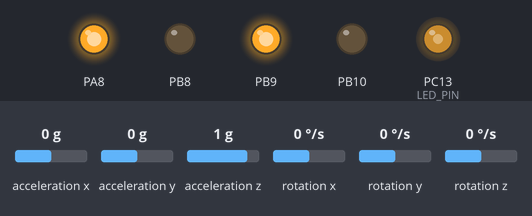
Recording of a sketch running on a simulated STM32 Blue Pill. Parts: output pins drawn as LEDs (lit = HIGH). The inputs (shaded band) are chosen by the test bench; at power-on: acceleration y 0 g, acceleration z 1 g, acceleration x 0 g, rotation x 0 °/s, rotation y 0 °/s, rotation z 0 °/s. What the sketch prints to the serial monitor is not drawn.

Above: at 1.7 s.
1.8 s: acceleration y set to -0.3 g
At 2.53 s:
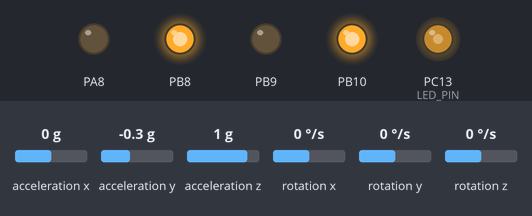
4.8 s: acceleration y set to 0.8 g
At 6.89 s:
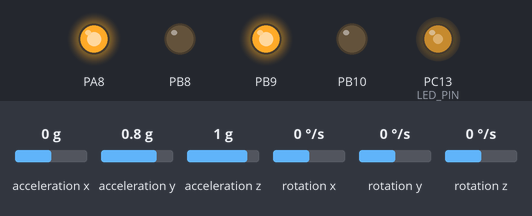
7.8 s: acceleration z set to -1.4 g
Timing chart, 0 to 16.8 s (numbered marks = the images above; inputs shaded):
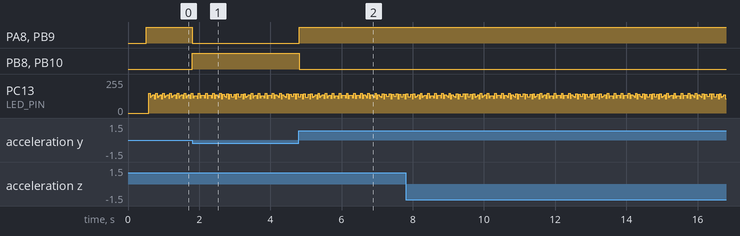

Measured:
- the behaviour switches between -0.1 and -0.2 g on acceleration y (found by bisection; images 0 and 1)
- after the input at 1.8 s, PA8, PB9: HIGH → LOW at once; PB8, PB10: LOW → HIGH at once
- after the input at 4.8 s, PA8, PB9: LOW → HIGH at once; PB8, PB10: HIGH → LOW at once

The sketch:

Balancing_1.ino
```cpp
#include "Wire.h"
//#include <SoftwareSerial.h>
//SoftwareSerial BT(PA9, PA10);

#include "I2Cdev.h"

#include "MPU6050_6Axis_MotionApps20.h"

MPU6050 mpu;

// Also note that yaw/pitch/roll angles suffer from gimbal lock (for
// more info, see: http://en.wikipedia.org/wiki/Gimbal_lock)
#define OUTPUT_READABLE_YAWPITCHROLL


#define LED_PIN PC13 // (Arduino is 13, Teensy is 11, Teensy++ is 6)
bool blinkState = false;

// MPU control/status vars
bool dmpReady = false;  // set true if DMP init was successful
uint8_t mpuIntStatus;   // holds actual interrupt status byte from MPU
uint8_t devStatus;      // return status after each device operation (0 = success, !0 = error)
uint16_t packetSize;    // expected DMP packet size (default is 42 bytes)
uint16_t fifoCount;     // count of all bytes currently in FIFO
uint8_t fifoBuffer[64]; // FIFO storage buffer

// orientation/motion vars
Quaternion q;           // [w, x, y, z]         quaternion container
VectorInt16 aa;         // [x, y, z]            accel sensor measurements
VectorInt16 aaReal;     // [x, y, z]            gravity-free accel sensor measurements
VectorInt16 aaWorld;    // [x, y, z]            world-frame accel sensor measurements
VectorFloat gravity;    // [x, y, z]            gravity vector
float euler[3];         // [psi, theta, phi]    Euler angle container
float ypr[3];           // [yaw, pitch, roll]   yaw/pitch/roll container and gravity vector

// packet structure for InvenSense teapot demo
uint8_t teapotPacket[14] = { '$', 0x02, 0,0, 0,0, 0,0, 0,0, 0x00, 0x00, '\r', '\n' };


// ================================================================
// ===               INTERRUPT DETECTION ROUTINE                ===
// ================================================================

volatile bool mpuInterrupt = false;     // indicates whether MPU interrupt pin has gone high
void dmpDataReady() {
    mpuInterrupt = true;
}


// ================================================================
// ===                      INITIAL SETUP                       ===
// ================================================================

void setup() {
    pinMode(PB9, OUTPUT);
    pinMode(PB8, OUTPUT);
    pinMode(PA8, OUTPUT);
    pinMode(PB10, OUTPUT);

    Wire.begin();

    Serial.begin(115200);
    //BT.begin(9600);
    while (!Serial);
    Serial.println(F("Initializing I2C devices..."));
    mpu.initialize();

    // verify connection
    Serial.println(F("Testing device connections..."));
    Serial.println(mpu.testConnection() ? F("MPU6050 connection successful") : F("MPU6050 connection failed"));

    // load and configure the DMP
    Serial.println(F("Initializing DMP..."));
    devStatus = mpu.dmpInitialize();

    // make sure it worked (returns 0 if so)
    if (devStatus == 0) {
        // turn on the DMP, now that it's ready
        Serial.println(F("Enabling DMP..."));
        mpu.setDMPEnabled(true);


        // set our DMP Ready flag so the main loop() function knows it's okay to use it
        Serial.println(F("DMP ready! Waiting for first interrupt..."));
        dmpReady = true;

        // get expected DMP packet size for later comparison
        packetSize = mpu.dmpGetFIFOPacketSize();
    } else {
        Serial.print(F("DMP Initialization failed (code "));
        Serial.print(devStatus);
        Serial.println(F(")"));
    }

    // configure LED for output
    pinMode(LED_PIN, OUTPUT);
}


// ================================================================
// ===                    MAIN PROGRAM LOOP                     ===
// ================================================================

void loop() {
    // if programming failed, don't try to do anything
    if (!dmpReady) return;

    // wait for MPU interrupt or extra packet(s) available


    // reset interrupt flag and get INT_STATUS byte
    mpuInterrupt = false;
    mpuIntStatus = mpu.getIntStatus();

    // get current FIFO count
    fifoCount = mpu.getFIFOCount();

    // check for overflow (this should never happen unless our code is too inefficient)
    if ((mpuIntStatus & 0x10) || fifoCount == 1024) {
        // reset so we can continue cleanly
        mpu.resetFIFO();
        Serial.println(F("FIFO overflow!"));

    // otherwise, check for DMP data ready interrupt (this should happen frequently)
    } else if (mpuIntStatus & 0x02) {
        // wait for correct available data length, should be a VERY short wait
        while (fifoCount < packetSize) fifoCount = mpu.getFIFOCount();

        // read a packet from FIFO
        mpu.getFIFOBytes(fifoBuffer, packetSize);

        // track FIFO count here in case there is > 1 packet available
        // (this lets us immediately read more without waiting for an interrupt)
        fifoCount -= packetSize;

        #ifdef OUTPUT_READABLE_YAWPITCHROLL
            // display Euler angles in degrees
            mpu.dmpGetQuaternion(&q, fifoBuffer);
            mpu.dmpGetGravity(&gravity, &q);
            mpu.dmpGetYawPitchRoll(ypr, &q, &gravity);
            Serial.println(ypr[2] * 180/M_PI);
            if ((ypr[2] * 180/M_PI) + 8.2 > 0) {
              Serial.println("F");
              digitalWrite(PB10, LOW);
              digitalWrite(PA8, HIGH);
              digitalWrite(PB8, LOW);
              digitalWrite(PB9, HIGH);
            }
            else if ((ypr[2] * 180/M_PI) + 8.2 < 0) {
              Serial.println("B");
              digitalWrite(PB10, HIGH);
              digitalWrite(PA8, LOW);
              digitalWrite(PB8, HIGH);
              digitalWrite(PB9, LOW);
            }
            else {
              digitalWrite(PB10, LOW);
              digitalWrite(PA8, LOW);
              digitalWrite(PB8, LOW);
              digitalWrite(PB9, LOW);
            }
        #endif


        // blink LED to indicate activity
        blinkState = !blinkState;
        digitalWrite(LED_PIN, blinkState);
    }
}
```
